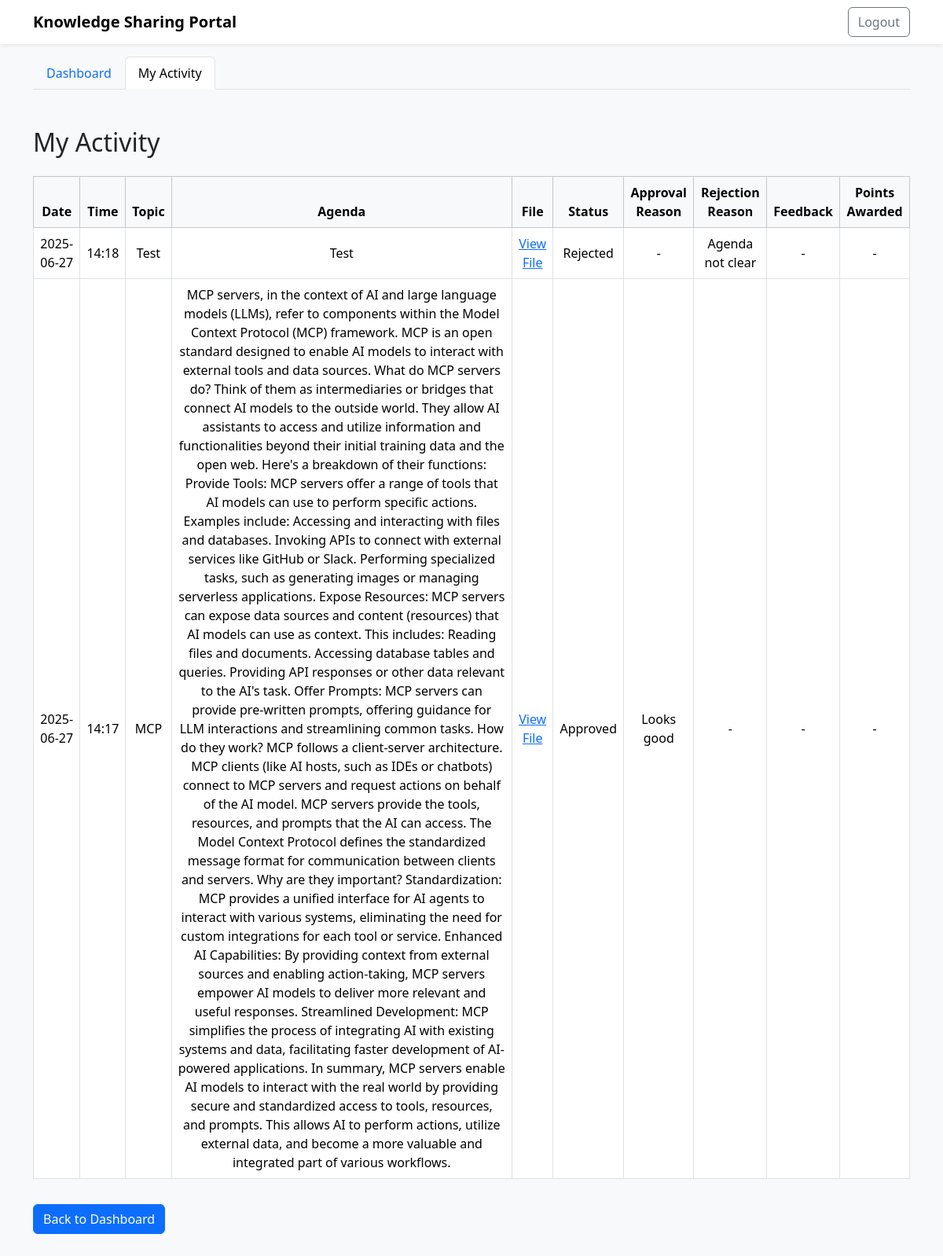
The app's page /my-activity (signed in) with its own data.
### tables this page shows
CREATE TABLE slot_activity (
        id INTEGER PRIMARY KEY AUTOINCREMENT,
        slot_id INTEGER NOT NULL,
        user_id INTEGER NOT NULL,
        status TEXT NOT NULL,
        approval_reason TEXT,
        rejection_reason TEXT,
        feedback TEXT,
        comments TEXT,
        points_awarded INTEGER,
        topic TEXT,
        agenda TEXT,
        file_path TEXT,
        created_at TEXT DEFAULT CURRENT_TIMESTAMP,
        updated_at TEXT DEFAULT CURRENT_TIMESTAMP,
        FOREIGN KEY (slot_id) REFERENCES slots(id),
        FOREIGN KEY (user_id) REFERENCES users(id)
    );

### app.py (the view)
@app.route('/my-activity')
@token_required
def my_activity():
    db = get_db()
    user_email = g.get('user')
    user = db.execute('SELECT * FROM users WHERE email = ?', (user_email,)).fetchone()
    activities = db.execute('''
        SELECT * FROM slot_activity
        WHERE user_id = ?
        ORDER BY created_at DESC
    ''', (user['id'],)).fetchall()
    return render_template('my_activity.html', user=user, activities=activities)

### app.py (called while the page is built)
def get_db():
    if 'db' not in g:
        g.db = sqlite3.connect(app.config['DATABASE'])
        g.db.row_factory = sqlite3.Row
    return g.db

def token_required(f):
    @wraps(f)
    def decorated(*args, **kwargs):
        token = request.cookies.get('token')
        if not token:
            return redirect(url_for('login'))
        try:
            data = jwt.decode(token, app.config['SECRET_KEY'], algorithms=["HS256"])
            g.user = data['email']
        except Exception:
            return redirect(url_for('login'))
        return f(*args, **kwargs)
    return decorated

### templates/my_activity.html (shortened to what this page needs)
<!DOCTYPE html>
<html lang="en">
<head>
    <link href="https://cdn.jsdelivr.net/npm/bootstrap@5.3.2/dist/css/bootstrap.min.css" rel="stylesheet">
</head>
<body class="bg-light" style="min-height: 100vh;">
    <nav class="navbar navbar-expand-lg navbar-light bg-white shadow-sm">
        <div class="container">
            <a class="navbar-brand fw-bold" href="/dashboard">Knowledge Sharing Portal</a>
            <div class="d-flex">
                <a href="/logout" class="btn btn-outline-secondary">Logout</a>
            </div>
        </div>
    </nav>
    <div class="container mt-3">
        <ul class="nav nav-tabs">
            <li class="nav-item">
                <a class="nav-link" href="/dashboard">Dashboard</a>
            </li>
            <li class="nav-item">
                <a class="nav-link active" href="/my-activity">My Activity</a>
            </li>
        </ul>
    </div>
    <div class="container py-5">
        <h2 class="mb-4">My Activity</h2>
        <div class="table-responsive">
            <table class="table table-bordered align-middle text-center bg-white">
                <thead class="table-light">
                    <tr>
                        <th>Date</th>
                        <th>Time</th>
                        <th>Topic</th>
                        <th>Agenda</th>
                        <th>File</th>
                        <th>Status</th>
                        <th>Approval Reason</th>
                        <th>Rejection Reason</th>
                        <th>Feedback</th>
                        <th>Points Awarded</th>
                    </tr>
                </thead>
                <tbody>
                    {% for a in activities %}
                    <tr>
                        <td>{{ a['created_at'][:10] }}</td>
                        <td>{{ a['created_at'][11:16] }}</td>
                        <td>{{ a['topic'] or '-' }}</td>
                        <td>{{ a['agenda'] or '-' }}</td>
                        <td>{% if a['file_path'] %}<a href="/{{ a['file_path'] }}" target="_blank">View File</a>{% else %}-{% endif %}</td>
                        <td>{{ a['status']|capitalize }}</td>
                        <td>{{ a['approval_reason'] or '-' }}</td>
                        <td>{{ a['rejection_reason'] or '-' }}</td>
                        <td>{{ a['feedback'] or '-' }}</td>
                        <td>{{ a['points_awarded'] if a['points_awarded'] is not none else '-' }}</td>
                    </tr>
                    {% else %}
                    <tr><td colspan="10" class="text-muted">No activity found.</td></tr>
                    {% endfor %}
                </tbody>
            </table>
        </div>
        <a href="/dashboard" class="btn btn-primary mt-3">Back to Dashboard</a>
    </div>
</body>
</html>

### records on screen
slot_activity: created_at "2025-06-27", created_at "14:18", topic "Test", agenda "Test", status "Rejected", a "-", rejection_reason "Agenda not clear"
slot_activity: created_at "2025-06-27", created_at "14:17", topic "MCP", agenda "MCP servers, in the context of AI and large language models (LLMs), refer to components within the Model Context Protocol (MCP) framework. MCP is an open standard designed to enable AI models to interact with external tools and data sources. What do MCP servers do? Think of them as intermediaries or bridges that connect AI models to the outside world. They allow AI assistants to access and utilize information and functionalities beyond their initial training data and the open web. Here's a breakdown of their functions: Provide Tools: MCP servers offer a range of tools that AI models can use to perform specific actions. Examples include: Accessing and interacting with files and databases.…", status "Approved", approval_reason "Looks good", a "-"
